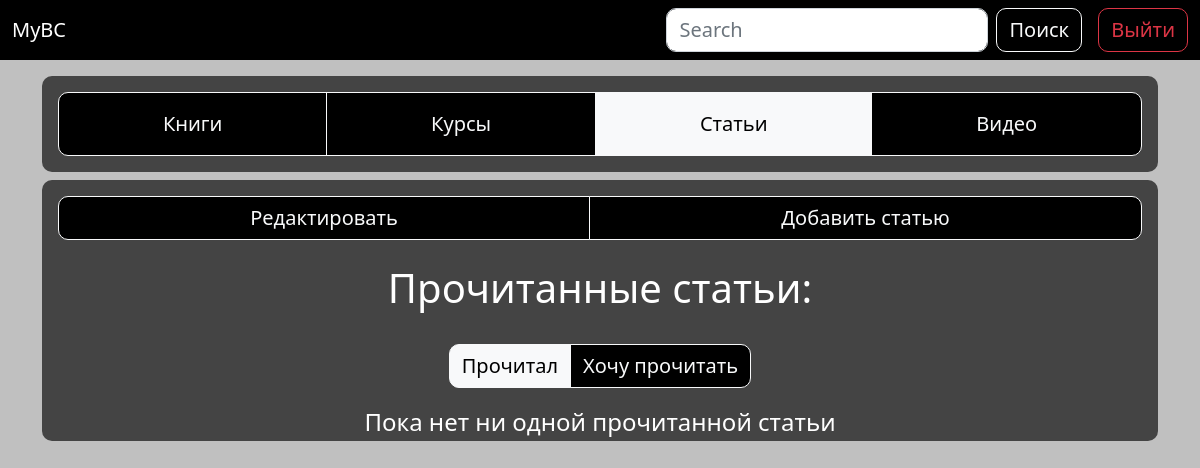
The page /account/articles/ (signed in) on the database as committed earlier.
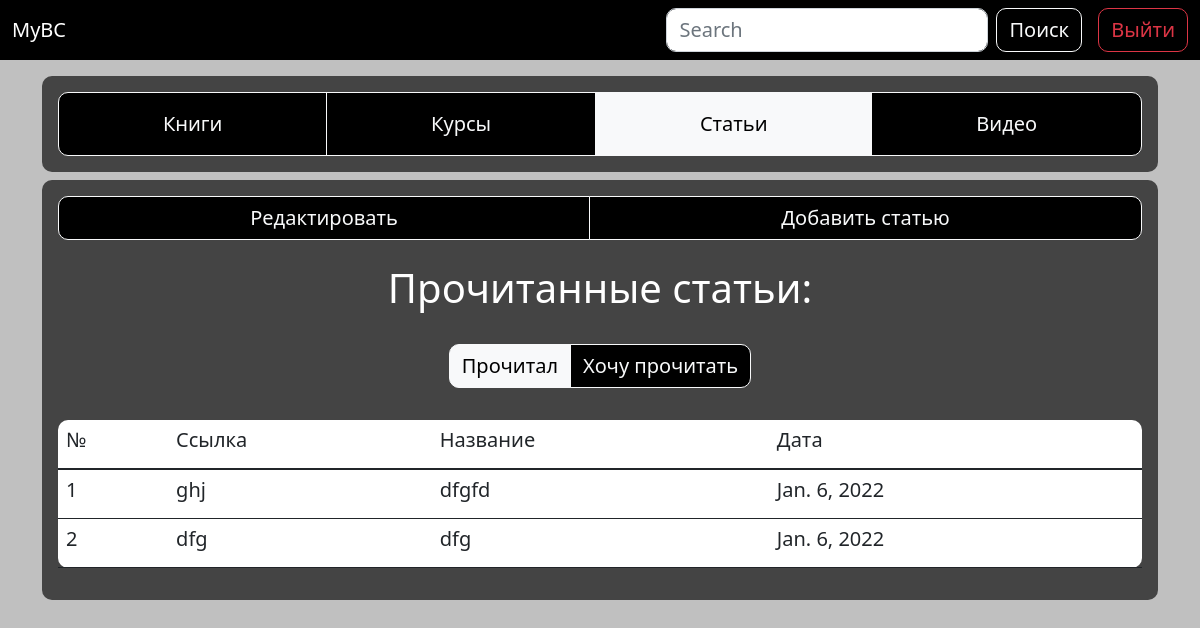
The same page on the database as committed later.
### app/models.py (models this page shows, shortened)
class Articles(models.Model):
	user = models.ForeignKey(User, on_delete=models.CASCADE)
	title = models.CharField(max_length=100)
	link = models.TextField()
	date = models.DateField(default=date.today)
	class Meta:
		verbose_name = 'Статья'
		verbose_name_plural = 'Статьи'

### app/views.py (the view, shortened to what this page needs)
# urls.py: path('account/articles/', views.articles, name='articles'),
@login_required
def articles(request):
	form_article = ArticlesForm
	username = request.user
	if request.method == 'POST' and 'delete_article' in request.POST:
		delete_id = request.POST['delete_article']
		Articles.objects.filter(id=delete_id).delete()
	try:
		articles = Articles.objects.filter(user=request.user)
	except Articles.DoesNotExist:
		articles = None
	return render(request, 'articles.html', {'articles': articles,
		'form_article': form_article, 'username': username})

### templates/articles.html (shortened to what this page needs)
{% extends "base.html" %}
{% load static %}
{% block content %}
	<header>
		<nav class="navbar navbar-dark">
		  	<div class="container-fluid">
		    	<a class="navbar-brand flex-grow-1">MyBC</a>
		    	<form class="d-flex me-3">
			      	<input class="form-control me-2" type="search" placeholder="Search" aria-label="Search">
			      	<button class="btn btn-outline-light" type="submit">Поиск</button>
			    </form>
		    	<div class="text-end">
          			<a href="{% url 'logout' %}" type="button" class="btn btn-outline-danger">Выйти</a>
        		</div>
		  	</div>
		</nav>
	</header>
	<main>
		<section class="subheader">
			<div class="container">
				<div class="submodule mt-3 mb-2">
					<div class="btn-group w-100 p-3">
						<a href="{% url 'books' %}" class="btn btn-outline-light p-3">Книги</a>
						<a href="{% url 'courses' %}" class="btn btn-outline-light p-3">Курсы</a>
						<a href="{% url 'articles' %}" class="btn btn-outline-light p-3 active" aria-current="page">Статьи</a>
						<a href="{% url 'videos' %}" class="btn btn-outline-light p-3">Видео</a>
					</div>
				</div>
			</div>
		</section>
		<section class="common_field">
			<div class="container">
				<div class="alignment">
					<div class="btn-group p-3 w-100">
						<button id="redact" class="btn btn-outline-light btn_redact" onclick="redact()">Редактировать</button>
						<button class="btn btn-outline-light btn_article" onclick="openForm3()">Добавить статью</button>
					</div>
					<h1 class="text-center text-white p-2">Прочитанные статьи:</h1>
					<div class="text-center">
						<div class="btn-group p-3 w-40">
							<a href="{% url 'articles' %}" class="btn btn-outline-light active">Прочитал</a>
							<a href="{% url 'future_articles' %}" class="btn btn-outline-light">Хочу прочитать</a>
						</div>
					</div>
					{% if articles %}
							<div class="p-3">
								<table class="table text-break ml-3 table-hover text-dark border-bottom-0">
									<thead>
								    	<tr>
								      		<th scope="col"><h5>№</h5></th>
								      		<th scope="col"><h5>Ссылка</h5></th>
								      		<th scope="col"><h5>Название</h5></th>
								      		<th scope="col"><h5>Дата</h5></th>
								    	</tr>
								  	</thead>
								  	<tbody>
								  		{% for article in articles %}
										    <tr>
										      	<th scope="row"><h5>{{ forloop.counter }}</h5></th>
										      	<td><h5>{{ article.link }}</h5></td>
										      	<td><h5>{{ article.title }}</h5></td>
										      	<td><h5>{{ article.date }}</h5></td>
										    </tr>
									    {% endfor %}
								  	</tbody>
								</table>
							</div>
					{% else %}
						<p class="h4 text-center text-white p-1">Пока нет ни одной прочитанной статьи</p>
					{% endif %}
				</div>
			</div>
		</section>
	</main>
{% endblock %}

Rows that differ between the two databases and show on the page:
added Articles: link "ghj", title "dfgfd", date "Jan. 6, 2022"
added Articles: link "dfg", title "dfg", date "Jan. 6, 2022"
Other text that changed with them:
text no longer shown: "Пока нет ни одной прочитанной статьи"
text now shown: "№ Ссылка Название Дата"
